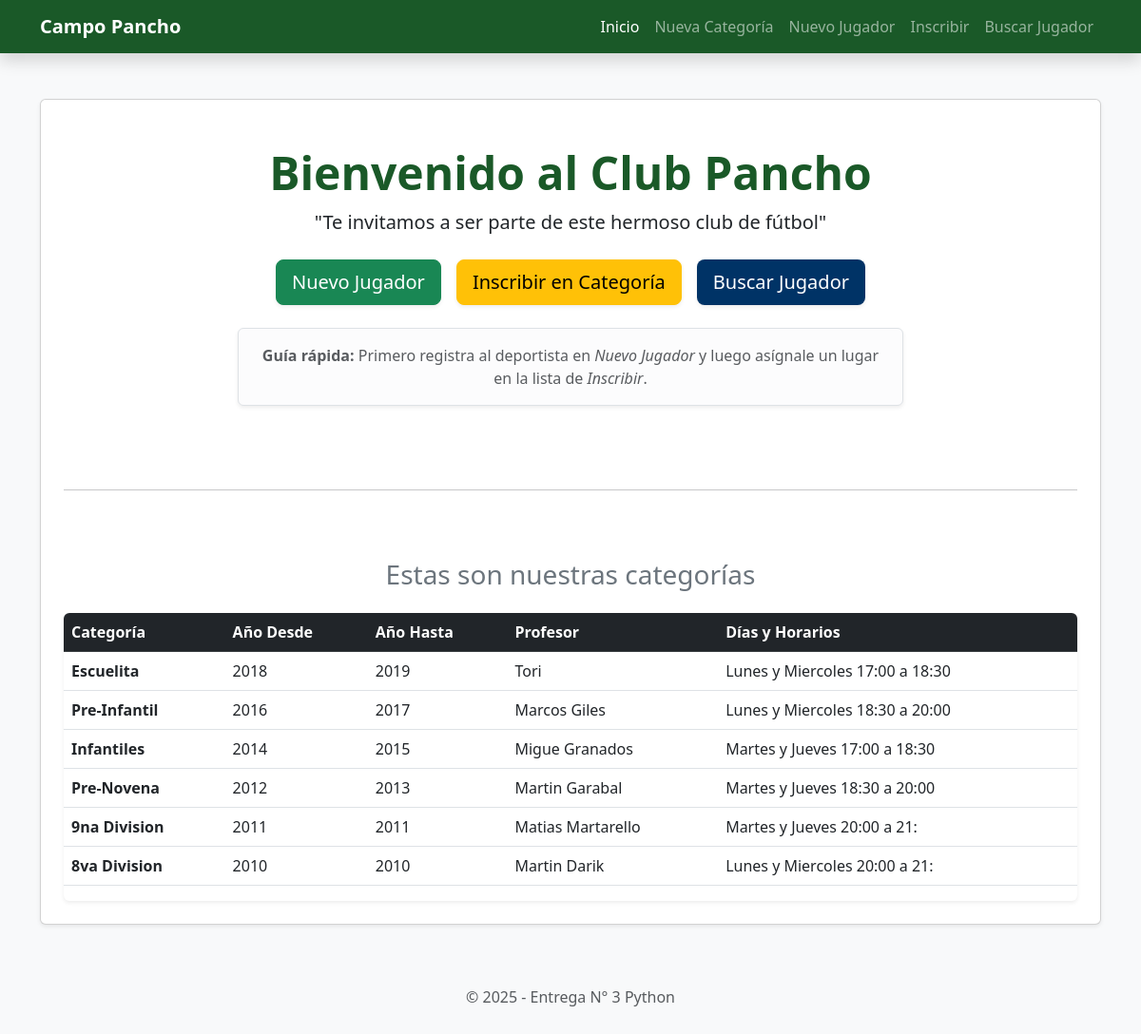
Before: / with the older database file.
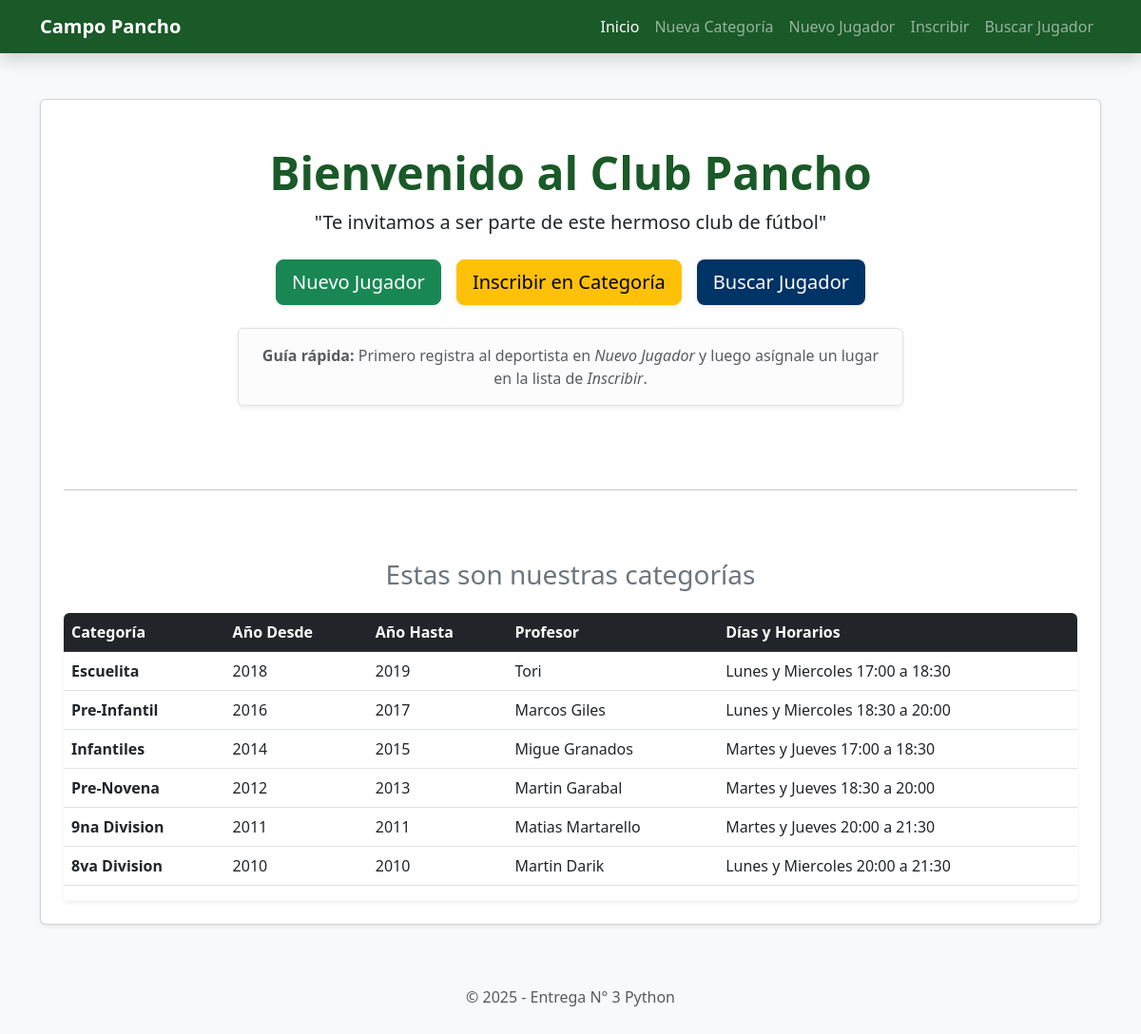
After: the same page with the newer database file.
### club/models.py (models this page shows, shortened)
class Categoria(models.Model):
    nombre = models.CharField(max_length=50)
    anio_nacimiento_desde = models.IntegerField()
    anio_nacimiento_hasta = models.IntegerField()
    profesor = models.CharField(max_length=100)
    dias_horarios = models.CharField(max_length=150)

### club/views.py (the view)
# urls.py: 2. Add a URL to urlpatterns:  path('', views.home, name='home')
def home(request):
    categorias = Categoria.objects.all()
    return render(request, "club/index.html", {"categorias": categorias})

### club/templates/club/index.html
{% extends "club/base.html" %}
{% block contenido %}
<div class="text-center py-4">
    <h1 class="display-5 fw-bold" style="color: #1a5928;">Bienvenido al Club Pancho</h1>
    <p class="lead italic">"Te invitamos a ser parte de este hermoso club de fútbol"</p>
    <div class="d-flex justify-content-center gap-3 mt-4">
        <a href="{% url 'crear_jugador' %}" class="btn btn-success btn-lg shadow-sm">
             Nuevo Jugador
        </a>
        <a href="{% url 'crear_solicitud' %}" class="btn btn-warning btn-lg shadow-sm">
             Inscribir en Categoría
        </a>
        <a href="{% url 'buscar_jugador' %}" class="btn btn-lg shadow-sm text-white" style="background-color: #003366;">
             Buscar Jugador
        </a>
    </div>
    <div class="alert alert-light border shadow-sm mt-4 mx-auto" style="max-width: 700px;">
        <p class="mb-0 text-muted">
            <strong>Guía rápida:</strong> Primero registra al deportista en <em>Nuevo Jugador</em> y luego asígnale un lugar en la lista de <em>Inscribir</em>.
        </p>
    </div>
</div>
<hr class="my-5">
<div class="mt-4">
    <h3 class="text-center mb-4 text-secondary">Estas son nuestras categorías</h3>
    {% if categorias %}
        <div class="table-responsive shadow-sm rounded">
            <table class="table table-hover align-middle bg-white">
                <thead class="table-dark">
                    <tr>
                        <th>Categoría</th>
                        <th>Año Desde</th>
                        <th>Año Hasta</th>
                        <th>Profesor</th>
                        <th>Días y Horarios</th>
                    </tr>
                </thead>
                <tbody>
                    {% for cat in categorias %}
                    <tr>
                        <td class="fw-bold">{{ cat.nombre }}</td>
                        <td>{{ cat.anio_nacimiento_desde }}</td>
                        <td>{{ cat.anio_nacimiento_hasta }}</td>
                        <td>{{ cat.profesor }}</td>
                        <td>{{ cat.dias_horarios }}</td>
                    </tr>
                    {% endfor %}
                </tbody>
            </table>
        </div>
    {% else %}
        <div class="text-center p-5 bg-light rounded border">
            <p class="text-muted">Aún no hay categorías cargadas.</p>
            <a href="{% url 'crear_categoria' %}" class="btn btn-primary">Cargar Primera Categoría</a>
        </div>
    {% endif %}
</div>
{% endblock %}

### club/templates/club/base.html (shortened to what this page needs)
<!DOCTYPE html>
<html lang="es">
<head>
    <link href="https://cdn.jsdelivr.net/npm/bootstrap@5.3.0/dist/css/bootstrap.min.css" rel="stylesheet">
</head>
<body class="bg-light">
   <nav class="navbar navbar-expand-lg navbar-dark shadow" style="background-color: #1a5928;">
        <div class="container">
            <a class="navbar-brand fw-bold" href="{% url 'inicio' %}">Campo Pancho</a>
            <div class="collapse navbar-collapse" id="navbarNav">
                <div class="navbar-nav ms-auto">
                    <a class="nav-link active" href="{% url 'inicio' %}">Inicio</a>
                    <a class="nav-link" href="{% url 'crear_categoria' %}">Nueva Categoría</a>
                    <a class="nav-link" href="{% url 'crear_jugador' %}">Nuevo Jugador</a>
                    <a class="nav-link" href="{% url 'crear_solicitud' %}">Inscribir</a>
                    <a class="nav-link" href="{% url 'buscar_jugador' %}">Buscar Jugador</a>
                </div>
            </div>
         </div>
    </nav>
    <div class="container mt-5">
        <div class="card shadow-sm p-4">
            {% block contenido %}
            {% endblock %}
        </div>
    </div>
    <footer class="text-center mt-5 py-3 text-muted">
        <p>&copy; 2025 - Entrega N° 3 Python</p>
    </footer>
</body>
</html>

Changed rows visible on the page:
changed Categoria "9na Division": dias_horarios "Martes y Jueves 20:00 a 21:" → "Martes y Jueves 20:00 a 21:30"
changed Categoria "8va Division": dias_horarios "Lunes y Miercoles 20:00 a 21:" → "Lunes y Miercoles 20:00 a 21:30"
